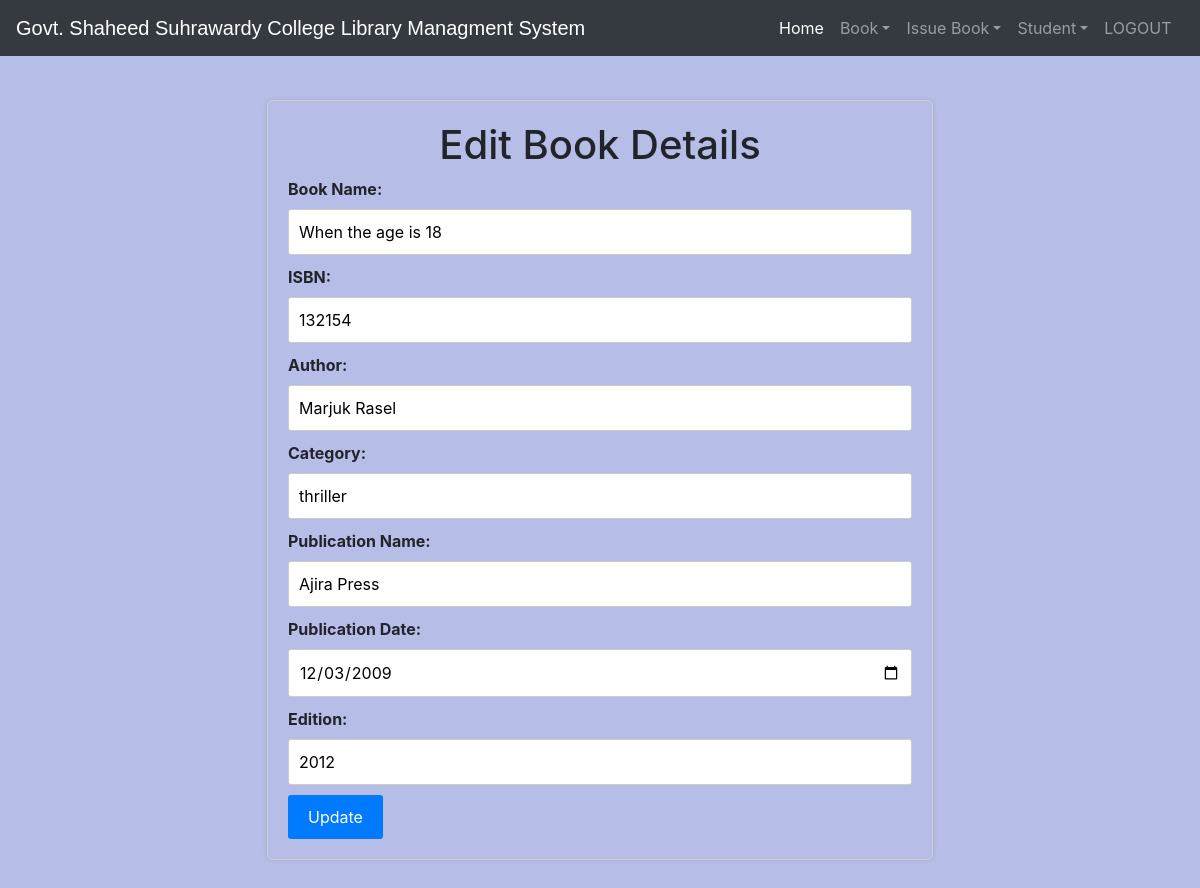
/book/1/ (signed in), run on the app's committed database.
### library/models.py (models this page shows, shortened)
class Book(models.Model):
    catchoice= [
        ('education', 'Education'),
        ('entertainment', 'Entertainment'),
        ('comics', 'Comics'),
        ('biography', 'Biography'),
        ('history', 'History'),
        ('novel', 'Novel'),
        ('fantasy', 'Fantasy'),
        ('thriller', 'Thriller'),
        ('romance', 'Romance'),
        ('scifi','Sci-Fi')
    ]
    status_choices = [
        ('received', 'Received'),
        ('issued', 'Issued'),
        ('pending','Pending'),
        ('return_requested', 'Return_Requested')
    ]
    my_primary_key = models.BigAutoField(primary_key=True)
    name=models.CharField(max_length=30)
    isbn=models.PositiveIntegerField()
    author=models.CharField(max_length=40)
    category=models.CharField(max_length=30,choices=catchoice,default='education')
    publication_name = models.CharField(max_length=50, blank=True)
    publication_date = models.DateField(null=True, blank=True)
    edition = models.PositiveIntegerField(null=True, blank=True)
    status = models.CharField(max_length=20, choices=status_choices, default='received')
    requested_by = models.ForeignKey(StudentExtra, on_delete=models.SET_NULL, null=True, blank=True)

### library/views.py (the view, shortened to what this page needs)
# urls.py: path('book/<int:pk>/', views.edit_book, name='edit-book'),
@login_required(login_url='adminlogin')
@user_passes_test(is_admin)
def edit_book(request, pk):
    book = get_object_or_404(Book, pk=pk)
    context = {'book': book}
    return render(request, 'library/editBook.html', context)

### library/views.py (called while the page is built)
def is_admin(user):
    return user.groups.filter(name='ADMIN').exists()

### templates/library/editBook.html (shortened to what this page needs)
<!DOCTYPE html>
<html lang="en" dir="ltr">
  <head>
    <link rel="stylesheet" href="https://stackpath.bootstrapcdn.com/bootstrap/4.3.1/css/bootstrap.min.css">
    <link rel="stylesheet" href="https://maxcdn.bootstrapcdn.com/font-awesome/4.7.0/css/font-awesome.min.css">
  </head>
  <body>
    {% include "library/navbaradmin.html" %}
    <div class="container">
        <form method="post" class="edit-form">
            <h1 class='title-edit'>Edit Book Details</h1>
            <label for="name">Book Name:</label>
            <input type="text" name="name" value="{{ book.name }}"><br>
            <label for="isbn">ISBN:</label>
            <input type="text" name="isbn" value="{{ book.isbn }}"><br>
            <label for="author">Author:</label>
            <input type="text" name="author" value="{{ book.author }}"><br>
            <label for="category">Category:</label>
            <input type="text" name="category" value="{{ book.category }}"><br>
            <label for="publication_name">Publication Name:</label>
            <input type="text" name="publication_name" value="{{ book.publication_name }}"><br>
            <label for="publication_date">Publication Date:</label>
            <input type="date" name="publication_date" value="{{ book.publication_date|date:'Y-m-d' }}"><br>
            <label for="edition">Edition:</label>
            <input type="text" name="edition" value="{{ book.edition }}"><br>
            <button type="submit" class="btn-update">Update</button>
        </form>
    </div>
    <div class="spacer"></div>
    {% include "library/footer.html" %}
</body>
</html>

### templates/library/editBook.html (style rules this page uses)
body { color: #aa082e; background-color: #b6bde7 !important; font-family: 'Roboto', sans-serif; }
.container { margin-top: 100px; }
.title-edit { text-align: center; }
.edit-form { width: 60%; margin: 0 auto; padding: 20px; border: 1px solid #ccc; border-radius: 5px; box-shadow: 0px 0px 5px rgba(0, 0, 0, 0.1); }
.edit-form label { font-weight: bold; }
.edit-form input[type="text"], .edit-form input[type="date"] { width: 100%; padding: 10px; margin-bottom: 10px; border: 1px solid #ccc; border-radius: 3px; }
.btn-update { padding: 10px 20px; background-color: #007bff; color: white; border: none; border-radius: 3px; cursor: pointer; }
.spacer { height: 100px; }

### data on the page
Book: name "When the age is 18", isbn "132154", author "Marjuk Rasel", category "thriller", publication_name "Ajira Press", publication_date "12/03/2009", edition "2012"
